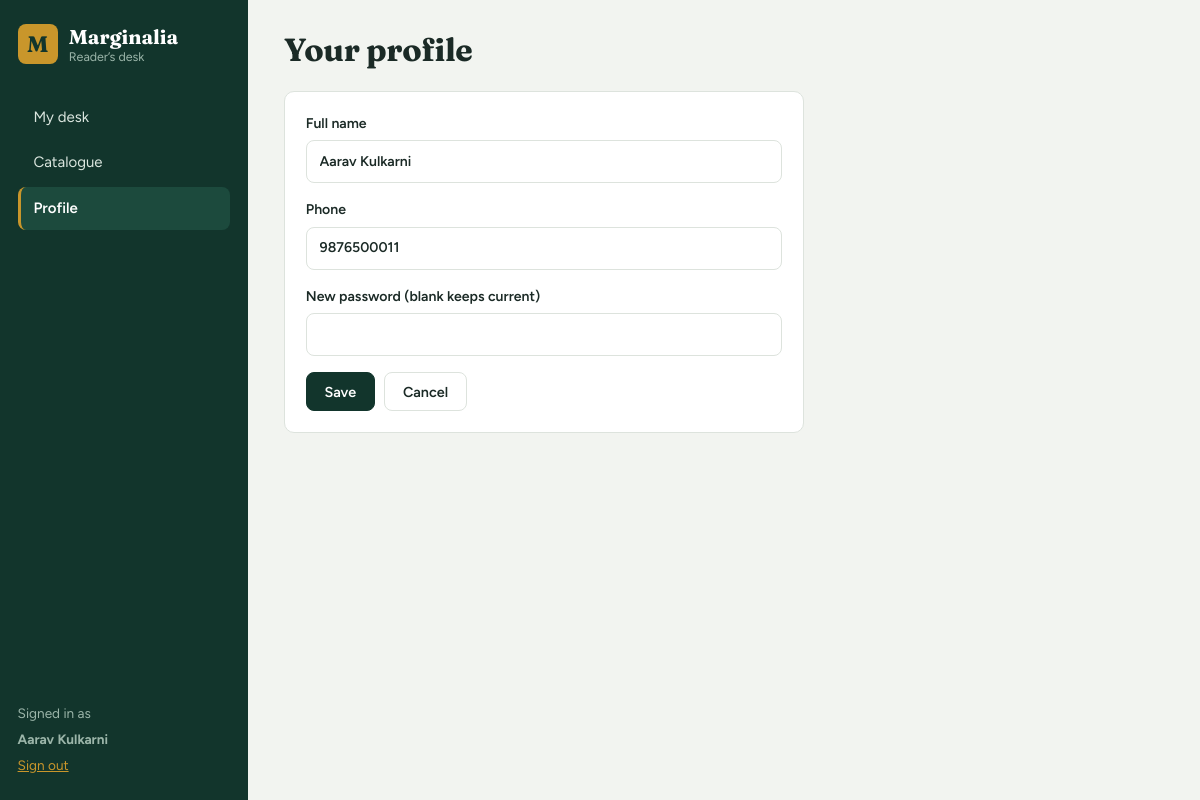
The page /me/profile (signed in) on the database its author committed.
### tables this page shows
CREATE TABLE members(
  id INTEGER PRIMARY KEY AUTOINCREMENT, name TEXT NOT NULL, email TEXT,
  phone TEXT, joined TEXT, password TEXT);

### app.py (the view, shortened to what this page needs)
@app.route("/me/profile", methods=["GET", "POST"])
@member_required
def profile():
    m = q("SELECT * FROM members WHERE id=?", (session["mid"],), one=True)
    fields = [("name", "Full name", "text"), ("phone", "Phone", "text"),
              ("password", "New password (blank keeps current)", "password")]
    return render_template("form.html", title="Your profile", fields=fields, v=m, back=url_for("me"))

### app.py (called while the page is built)
def db():
    if "db" not in g:
        g.db = sqlite3.connect(DB)
        g.db.row_factory = sqlite3.Row
    return g.db

def q(sql, args=(), one=False):
    cur = db().execute(sql, args)
    rows = cur.fetchall()
    return (rows[0] if rows else None) if one else rows

@app.context_processor
def inject():
    return {"today": date.today().isoformat(), "FINE": FINE_PER_DAY}

def member_required(f):
    @wraps(f)
    def wrapper(*a, **kw):
        if not session.get("user"):
            return redirect(url_for("login"))
        if session.get("role") != "member":
            return redirect(url_for("dashboard"))
        return f(*a, **kw)
    return wrapper

### templates/form.html (shortened to what this page needs)
{% extends "base.html" %}
{% block content %}
<header class="head"><h1>{{ title }}</h1></header>
<form method="post" class="panel formbox">
  {% for name, label, type in fields %}
  <label>{{ label }}<input name="{{ name }}" type="{{ type }}" value="{{ v[name] if v and type != 'password' and v[name] is not none else '' }}" {{ 'min=1' if type=='number' }} {{ 'required' if name in ('title','author','name') }}></label>
  {% endfor %}
  <div class="actions"><button class="btn primary">Save</button><a class="btn" href="{{ back }}">Cancel</a></div>
</form>
{% endblock %}

### templates/base.html (shortened to what this page needs)
<!doctype html>
<html lang="en">
<head>
<link rel="stylesheet" href="{{ url_for('static', filename='style.css') }}">
</head>
<body>
{% if session.user %}
{% set ep = request.endpoint or '' %}
<div class="app">
  <aside class="side">
    <a class="brand" href="{{ url_for('dashboard' if session.role=='admin' else 'me') }}"><span class="mark">M</span><span>Marginalia<small>{{ 'Library desk' if session.role=='admin' else 'Reader’s desk' }}</small></span></a>
    <nav>
    {% if session.role == 'admin' %}
      <a href="{{ url_for('dashboard') }}" class="{{ 'on' if ep=='dashboard' }}">Dashboard</a>
      <a href="{{ url_for('books') }}" class="{{ 'on' if ep.startswith('book') }}">Books</a>
      <a href="{{ url_for('members') }}" class="{{ 'on' if ep.startswith('member') }}">Members</a>
      <a href="{{ url_for('issues') }}" class="{{ 'on' if ep.startswith('issue') }}">Issue &amp; return</a>
    {% else %}
      <a href="{{ url_for('me') }}" class="{{ 'on' if ep=='me' }}">My desk</a>
      <a href="{{ url_for('catalogue') }}" class="{{ 'on' if ep=='catalogue' }}">Catalogue</a>
      <a href="{{ url_for('profile') }}" class="{{ 'on' if ep=='profile' }}">Profile</a>
    {% endif %}
    </nav>
    <div class="who">Signed in as <b>{{ session.user }}</b><a href="{{ url_for('logout') }}">Sign out</a></div>
  </aside>
  <main class="main">
    {% block content %}{% endblock %}
  </main>
</div>
{% else %}
  {% block bare %}{% endblock %}
{% endif %}
</body>
</html>

### static/style.css (style rules this page uses)
:root { --ink:#1b2a26; --muted:#6b7a74; --paper:#f2f4f0; --card:#fff; --line:#dde3dd; --pine:#12352c; --pine2:#1c4a3d; --brass:#c9962b; --brass-ink:#6b4c0a; --ok:#2f7d57; --bad:#b4412f; --r:10px; --serif:'Fraunces',Georgia,'Times New Roman',serif; --sans:'Figtree',system-ui,-apple-system,'Segoe UI',sans-serif; }
* { box-sizing:border-box }
body { margin:0;font:15px/1.55 var(--sans);background:var(--paper);color:var(--ink) }
h1,h2 { font-family:var(--serif);font-weight:700;margin:0;letter-spacing:-.01em }
h1 { font-size:2rem;line-height:1.15 }
a { color:inherit }
.app { display:grid;grid-template-columns:248px 1fr;min-height:100vh }
.side { background:var(--pine);color:#dbe6df;padding:1.5rem 1.1rem;display:flex;flex-direction:column;position:sticky;top:0;height:100vh }
.brand { display:flex;gap:.7rem;align-items:center;text-decoration:none;font:700 1.25rem var(--serif);color:#fff;margin-bottom:2rem }
.brand small { display:block;font:400 .78rem var(--sans);color:#9bb5a9 }
.mark { width:40px;height:40px;border-radius:8px;background:var(--brass);color:var(--pine);display:grid;place-items:center;font:700 1.4rem var(--serif) }
.side nav { display:flex;flex-direction:column;gap:.2rem }
.side nav a { padding:.6rem .8rem;border-radius:8px;text-decoration:none;border-left:3px solid transparent }
.side nav a.on { background:var(--pine2);border-left-color:var(--brass);color:#fff;font-weight:600 }
.who { margin-top:auto;font-size:.85rem;color:#9bb5a9;display:flex;flex-direction:column;gap:.3rem }
.who a { color:var(--brass) }
.main { padding:2rem clamp(1rem,3vw,2.8rem) 3rem;max-width:1180px;width:100% }
.head { display:flex;justify-content:space-between;align-items:flex-end;gap:1rem;flex-wrap:wrap;margin-bottom:1.4rem }
.actions { display:flex;gap:.6rem }
.btn { font:600 .9rem var(--sans);padding:.6rem 1.1rem;border-radius:8px;border:1px solid var(--line);background:var(--card);color:var(--ink);cursor:pointer;text-decoration:none;display:inline-block }
.btn.primary { background:var(--pine);border-color:var(--pine);color:#fff }
.panel { background:var(--card);border:1px solid var(--line);border-radius:var(--r);padding:1.3rem;margin-bottom:1.2rem }
input,select { font:inherit;padding:.6rem .8rem;border:1px solid var(--line);border-radius:8px;background:var(--card);color:var(--ink);width:100% }
label { display:flex;flex-direction:column;gap:.35rem;font-weight:600;font-size:.88rem }
.formbox { max-width:520px;display:flex;flex-direction:column;gap:1rem }
.main { animation:fade .5s ease }
.mark { transition:transform .5s cubic-bezier(.3,1.6,.5,1) }
.side nav a { transition:background .2s,padding-left .2s }
.btn { position:relative;overflow:hidden;transition:transform .15s,border-color .2s,background .2s }

### rows shown on the page
members: user "Aarav Kulkarni", name "Aarav Kulkarni" "9876500011"

### other values the page prints
{{ 'Library desk' if session.role=='admin' else 'Reader’s desk' }} "Reader’s desk"
{{ title }} "Your profile"
{{ label }} "Full name" "Phone" "New password (blank keeps current)"
